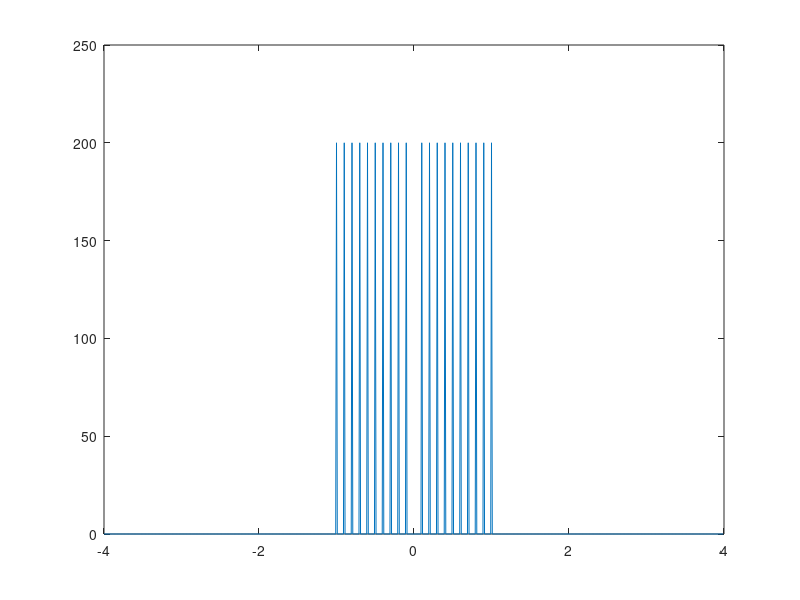

Write MATLAB code to recreate this figure.
% sampling frequency
fs = 8;
% footstep in iteration
h = 1/fs;
% time series
t = 0:1/fs:100-1/fs;
% sample number
n = length(t);
% signal initialization and generation
x0 = zeros(1,n);
for i = 1:10
  x0 = x0 + cos(2*pi*i/10*t);
end
% fftshift and power spectrum
Y_x0 = fft(x0);
Pshift_x0 = abs(fftshift(Y_x0)).^2/n;
fshift_x0 = (-n/2:n/2-1)*fs/n;
plot(fshift_x0,Pshift_x0);